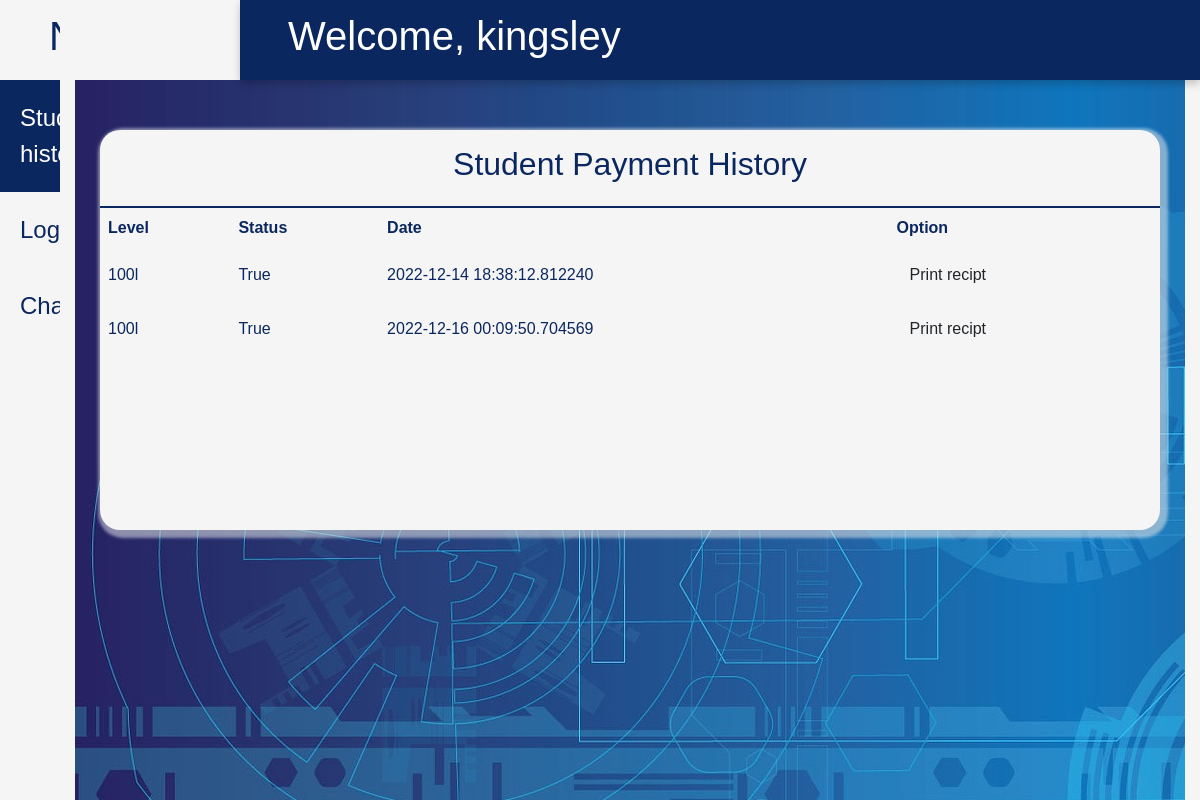
Screenshot of /studentdashboard (signed in) with the database file from the repository.
### Nacos/models.py (models this page shows, shortened)
class User(db.Model, UserMixin):
    id = db.Column(db.Integer(), primary_key=True)
    email = db.Column(db.String(length=100), unique=True)
    password = db.Column(db.String(length=50), nullable=False)
    reg_no = db.Column(db.String(length=100), unique=True)
    name = db.Column(db.String(length=255), nullable=False)
    role = db.Column(db.String(length=20), nullable=False, default="staff")
    student = db.relationship('Student', backref='studentid', lazy=True)
    staff = db.relationship('Staff', backref='staffid', lazy=True)

class Payment(db.Model):
    id = db.Column(db.Integer(), primary_key=True)
    Date = db.Column(db.DateTime(), default=datetime.utcnow().strftime("%d %B Y - %H:%M:%S"))
    student_id = db.Column(db.Integer(), db.ForeignKey('student.id'))
    status = db.Column(db.Boolean(),default=False)
    level = db.Column(db.String(length=20),nullable=False)
    reg_no = db.Column(db.String(length=20),nullable=False)

### Nacos/routes.py (the view)
@login_required
@app.route('/studentdashboard')
def studentDashboard():
    if not current_user.role == 'student':
        flash('Unauthorised access as a student')
        return redirect(url_for('signin'))
    user = current_user
    stu = Payment.query.filter_by(reg_no = user.reg_no)
    return render_template('new template/Student dashboard.html', user=user,stu=stu)

### Nacos/models.py (called while the page is built)
@login_manager.user_loader
def load_user(user_id):
    return User.query.get(user_id)

### Nacos/templates/new template/Student dashboard.html (shortened to what this page needs)
<!DOCTYPE html>
<html lang="en">
<head>
       <link rel="stylesheet" href="{{ url_for('static', filename='new stylesheet/css/nacos.css') }}">
    <link rel="stylesheet" href="{{ url_for('static', filename='Authcss/bootstrap.css') }}">
</head>
<body>
    <div class="side-menu">
        <div class="brand-name">
       <a href="login form.html"> <h1 style="color: #0B275F !important;">NACOS</h1></a>
    </div>
    <ul>
        <li style="padding: 20px; color:white;" class="active">Student payment history</li>
        <a href="{{ url_for('logout') }}"><li style="padding: 20px;">Logout</li></a>
        <a href="{{ url_for('changepassword') }}"><li style="padding: 20px;">Change Password</li></a>
    </ul>
</div>
<div class="container">
    <div class="header">
        <div class="nav">
            <h1>Welcome, {{user.name}} {{ current_user.regno }}</h1>
        </div>
    </div>
    <div class="content">
        <div class="content-3">
            <div class="history" style="margin-top: 50px;">
                <div class="title">
                    <h2 style="color: #0B275F !important;">Student Payment History</h2>
                </div>
                <table>
                    <tr>
                        <th class="white">Level</th>
                        <th class="white">Status</th>
                        <th class="white">Date</th>
                        <th class="white">Option</th>
                    </tr>
                    {% for student in stu %}
                         <tr>
                            <td class="white">{{ student.level }}</td>
                            <td class="white">{{student.status}}</td>
                            <td class="white">{{ student.Date}}</td>
                        <td><a href="{{ url_for('printdoc',paymentid=student.id) }}" class="btn">Print recipt</a></td>
                        </tr>
                    {% endfor %}
                </table>
            </div>
        </div>
    </div>
</div>
</body>
</html>

### Nacos/static/new stylesheet/css/nacos.css (style rules this page uses)
* { margin: 0; padding: 0; box-sizing: border-box; font-family: 'poppins', sans-serif; }
body { min-height: 100vh; }
a { text-decoration: none; }
li { list-style: none; }
h1,h2 { color: white; }
.btn { background: #0B275F; color: white; padding: 5px 10px; text-align: center; border-radius: 10px; }
.title { display: flex; align-items: center; justify-content: space-around; padding: 15px 10px; border-bottom: 2px solid #0B275F; }
th, td { text-align: left; padding: 8px; color: #0B275F; }
.white { color: #0B275F; }
.side-menu { position: fixed; background:whitesmoke; width: 20vw; min-height: 100vh; display: flex; flex-direction: column; }
.side-menu .brand-name { height: 10vh; display: flex; align-items: center; justify-content: center; }
.side-menu li { font-size: 24px; padding: 10px 40px; color: #0B275F; display: flex; align-items: center; }
.active { background: #0B275F; color: whitesmoke; }
.container { position: absolute; right: 0; width: 80vw; height: 100vh; background: whitesmoke; }
.container .header { position: fixed; top: 0; right: 0; width: 80vw; height: 10vh; background: #0B275F; display: flex; align-items: center; justify-content: center; box-shadow: 0 4px 8px 0 rgba(0, 0, 0, 0.2); z-index: 1; }
.container .header .nav { width: 90%; display: flex; align-items: center; }
.container .content { position: relative; margin-top: 10vh; min-height: 90vh; background: url('../../images/new images/photo 5.jpg'); }
.container .content .content-3 { min-height: 60vh; display: flex; justify-content: space-around; align-items: flex-start; flex-wrap: wrap; }
.container .content .content-3 .history { min-height: 50vh; flex: 5; background: whitesmoke; margin: 0 25px 25px 25px; box-shadow: 3px 3px 3px 5px #ffffff73, 5px 5px 5px #5e687949; display: flex; flex-direction: column; border-radius: 20px; }

### rows the page displays
User: name "kingsley"
Payment: level "100l", status "True", Date "2022-12-14 18:38:12.812240"
Payment: level "100l", status "True", Date "2022-12-16 00:09:50.704569"
